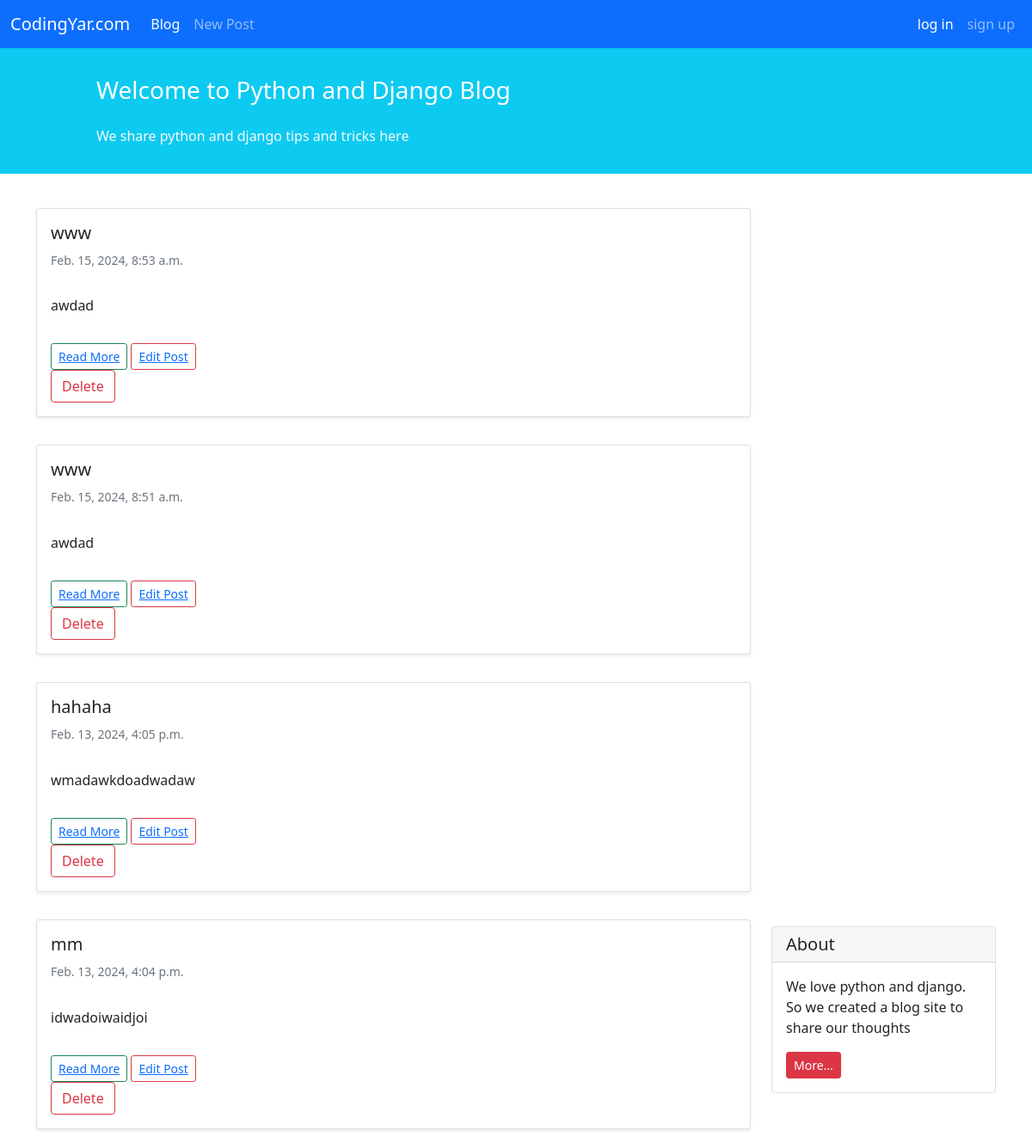
The page / on the database its author committed.
### blogs/models.py (models this page shows, shortened)
class Post(models.Model):
    STATUS = (
        ('pub', 'published'),
        ('drf', 'draft'),
    )
    title = models.CharField(max_length=100)
    text = models.TextField()
    author = models.ForeignKey('auth.User', on_delete=models.CASCADE)
    datetime_created = models.DateTimeField(auto_now_add=True)
    datetime_modified = models.DateTimeField(auto_now=True)
    status = models.CharField(choices=STATUS, max_length=3)

### blogs/views.py (the view)
# urls.py: path('', views.PostList.as_view(), name='post_list'),
class PostList(generic.ListView):
    template_name = 'home.html'
    context_object_name = 'data'
    def get_queryset(self):
        return models.Post.objects.filter(status='pub').order_by('-datetime_modified')

### blogs/templates/home.html (shortened to what this page needs)
{% extends 'base.html' %}
{% block card %}
    {% for datum in data %}
        <div class="col-9">
            <div class="card shadow-sm my-3">
                <div class="card-body">
                    <h5 class="card-title">{{ datum.title }}</h5>
                    <h6 class="card-subtitle mb-2 text-muted small py-2">{{ datum.datetime_modified }}</h6>
                    <p class="card-text py-3">
                        {{ datum.text }}
                    </p>
                    <div class="btn btn-sm btn-outline-success "><a href="{% url 'post_view' datum.id %}">Read More</a>
                    </div>
                    <div class="btn btn-sm btn-outline-danger"><a href="{% url 'post_edit' datum.id %}">Edit Post</a>
                    </div>
                    <form action="{% url 'post_delete' datum.id %}" method="post">
                        <button type="submit" class="btn btn-outline-danger">Delete</button>
                    </form>
                </div>
            </div>
        </div>
    {% endfor %}
{% endblock card %}

### blogs/templates/base.html (shortened to what this page needs)
<!doctype html>
<html lang="en">
<head>
    <link href="https://cdn.jsdelivr.net/npm/bootstrap@5.1.3/dist/css/bootstrap.min.css" rel="stylesheet"
>
</head>
<body>
<nav class="navbar navbar-expand-lg navbar-dark bg-primary">
    <div class="container-fluid">
        <a class="navbar-brand" href="#">CodingYar.com</a>
        <div class="collapse navbar-collapse" id="navbarNavAltMarkup">
            <div class="navbar-nav">
                <a class="nav-link active" href="{% url 'post_list' %}">Blog</a>
                <a class="nav-link" href="{% url 'new_post' %}">New Post</a>
            </div>
        </div>
        {% if user.is_authenticated %}
            <form action="{% url 'logout' %}" method="POST">
                {% csrf_token %}
                <button type="submit">log out</button>
            </form>
            <div class="mx-2 text-white">Welcome</div>
            {{ user.username }}
        {% else %}
            <div class="navbar-nav">
                <a class="nav-link active" href="{% url 'login' %}">log in</a>
                <a class="nav-link" href="{% url 'signup' %}">sign up</a>
            </div>
        {% endif %}
    </div>
</nav>
<div class="container-fluid bg-info">
    <div class="row py-3">
        <div class="col-md-8 col-md-10 mx-auto">
            <h3 class="my-4 mt-3 text-white">Welcome to Python and Django Blog</h3>
            <p class="text-light">We share python and django tips and tricks here</p>
        </div>
    </div>
</div>
<div class="container mt-4">
    <div class="row">
        {% block card %}
        {% endblock card %}
        <div class="col-3">
            <div class="card my-4">
                <h5 class="card-header">About</h5>
                <div class="card-body">
                    <p class="card-text">We love python and django. So we created a blog site to share our
                        thoughts</p>
                    <a href="#"
                       class="btn btn-sm btn-danger">
                        More...
                    </a>
                </div>
            </div>
        </div>
    </div>
</div>
</body>
</html>

### rows shown on the page
Post: title "www", datetime_modified "Feb. 15, 2024, 8:53 a.m.", text "awdad"
Post: title "www", datetime_modified "Feb. 15, 2024, 8:51 a.m.", text "awdad"
Post: title "hahaha", datetime_modified "Feb. 13, 2024, 4:05 p.m.", text "wmadawkdoadwadaw"
Post: title "mm", datetime_modified "Feb. 13, 2024, 4:04 p.m.", text "idwadoiwaidjoi"
